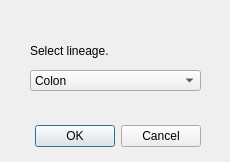
<?xml version="1.0" encoding="UTF-8"?>
<ui version="4.0">
 <class>Dialog</class>
 <widget class="QDialog" name="Dialog">
  <property name="geometry">
   <rect>
    <x>0</x>
    <y>0</y>
    <width>230</width>
    <height>162</height>
   </rect>
  </property>
  <property name="windowTitle">
   <string>Dialog</string>
  </property>
  <widget class="QDialogButtonBox" name="buttonBox">
   <property name="geometry">
    <rect>
     <x>-140</x>
     <y>120</y>
     <width>341</width>
     <height>32</height>
    </rect>
   </property>
   <property name="font">
    <font>
     <family>Arial</family>
    </font>
   </property>
   <property name="orientation">
    <enum>Qt::Horizontal</enum>
   </property>
   <property name="standardButtons">
    <set>QDialogButtonBox::Cancel|QDialogButtonBox::Ok</set>
   </property>
  </widget>
  <widget class="QLabel" name="label">
   <property name="geometry">
    <rect>
     <x>30</x>
     <y>30</y>
     <width>241</width>
     <height>41</height>
    </rect>
   </property>
   <property name="text">
    <string>Select lineage.</string>
   </property>
  </widget>
  <widget class="QComboBox" name="comboBox">
   <property name="geometry">
    <rect>
     <x>30</x>
     <y>70</y>
     <width>171</width>
     <height>21</height>
    </rect>
   </property>
   <item>
    <property name="text">
     <string>Colon</string>
    </property>
   </item>
   <item>
    <property name="text">
     <string>Lung</string>
    </property>
   </item>
   <item>
    <property name="text">
     <string>Leukemia</string>
    </property>
   </item>
   <item>
    <property name="text">
     <string>Liver</string>
    </property>
   </item>
  </widget>
 </widget>
 <resources/>
 <connections>
  <connection>
   <sender>buttonBox</sender>
   <signal>accepted()</signal>
   <receiver>Dialog</receiver>
   <slot>accept()</slot>
   <hints>
    <hint type="sourcelabel">
     <x>248</x>
     <y>254</y>
    </hint>
    <hint type="destinationlabel">
     <x>157</x>
     <y>274</y>
    </hint>
   </hints>
  </connection>
  <connection>
   <sender>buttonBox</sender>
   <signal>rejected()</signal>
   <receiver>Dialog</receiver>
   <slot>reject()</slot>
   <hints>
    <hint type="sourcelabel">
     <x>316</x>
     <y>260</y>
    </hint>
    <hint type="destinationlabel">
     <x>286</x>
     <y>274</y>
    </hint>
   </hints>
  </connection>
 </connections>
</ui>
